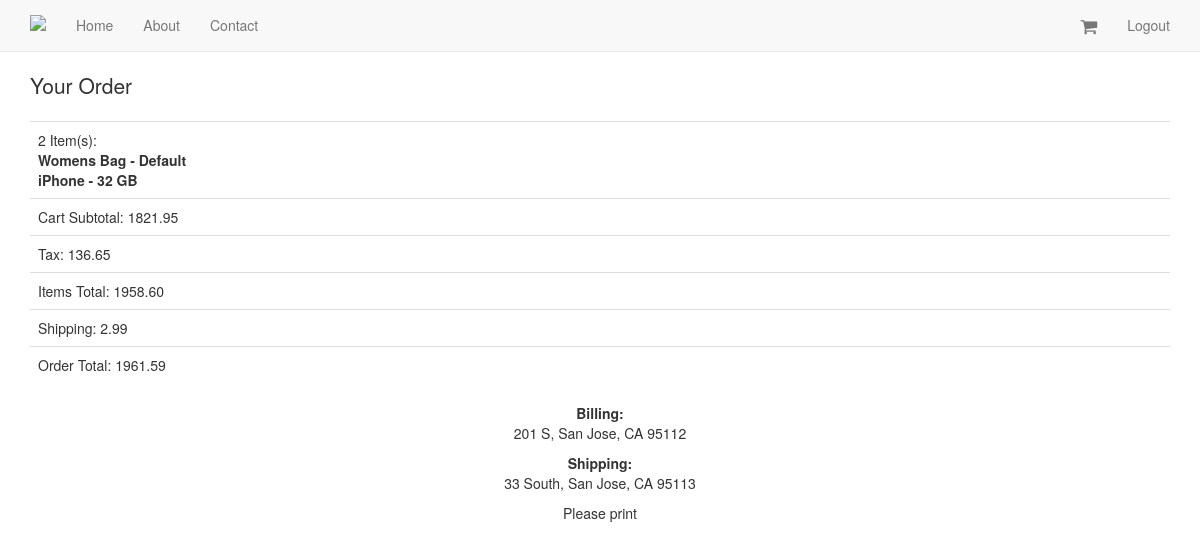
The app's page /orders/5/ (signed in) with its own data.
### orders/models.py (models this page shows, shortened)
class Order(models.Model):
    status = models.CharField(max_length=10, choices=ORDER_STATUS_CHOICES, default='created')
    user = models.ForeignKey(UserCheckout, null=True)
    cart = models.ForeignKey(Cart)
    billing_address = models.ForeignKey(UserAddress, related_name='billing_address', null=True)
    shipping_address = models.ForeignKey(UserAddress, related_name='shipping_address', null=True)
    shipping_total_price = models.DecimalField(max_digits=20, decimal_places=2, default=2.99)
    order_total = models.DecimalField(max_digits=20, decimal_places=2,)
    order_id = models.CharField(max_length=20, null=True, blank=True)

class UserAddress(models.Model):
    user = models.ForeignKey(UserCheckout)
    addr_type = models.CharField(max_length=30, choices=ADDRESS_TYPE)
    street = models.CharField(max_length=40)
    zipcode = models.PositiveIntegerField()
    state = models.CharField(max_length=40)
    city = models.CharField(max_length=40)
    def get_address(self):
        return "%s, %s, %s %s" %(self.street, self.city, self.state, self.zipcode)

### carts/models.py (models this page shows, shortened)
class Cart(models.Model):
    user = models.ForeignKey(settings.AUTH_USER_MODEL, null=True, blank=True)
    items = models.ManyToManyField(Variation, through=CartItem)
    timestamp = models.DateTimeField(auto_now_add=True, auto_now=False)
    updated = models.DateTimeField(auto_now_add=False, auto_now=True)
    subtotal = models.DecimalField(max_digits=50, decimal_places=2, default=0.00)
    tax_percentage = models.DecimalField(max_digits=10, decimal_places=5, default=0.085)
    tax_total = models.DecimalField(max_digits=50, decimal_places=2, default=0.00)
    total = models.DecimalField(max_digits=50, decimal_places=2, default=0.00)

class CartItem(models.Model):
	cart = models.ForeignKey("Cart")
	item = models.ForeignKey(Variation)
	quantity = models.PositiveIntegerField(default=1)
	line_item_total = models.DecimalField(max_digits=10, decimal_places=2)

### products/models.py (models this page shows, shortened)
class Variation(models.Model):
    product = models.ForeignKey(Product)
    title = models.CharField(max_length=40)
    price = models.DecimalField(decimal_places=2, max_digits=20)
    sales_price = models.DecimalField(decimal_places=2, max_digits=20, null=True, blank=True)
    active = models.BooleanField(default=True)
    inventory = models.IntegerField(null=True, blank=True)
    def get_title(self):
        return "%s - %s"%(self.product.title, self.title)

class Product(models.Model):
    title = models.CharField(max_length=40)
    description = models.TextField(blank=True, null=True)
    price = models.DecimalField(decimal_places=2, max_digits=20)
    active = models.BooleanField(default=True)
    categories = models.ManyToManyField('Category', blank=True)
    default = models.ForeignKey('Category', related_name='default_category', null=True, blank=True)
    objects = ProductManager()

### orders/views.py (the view)
# urls.py: url(r'orders/(?P<pk>\d+)/$',OrderDetail.as_view(), name="order_detail"),
class OrderDetail(DetailView):
    model = Order
    def dispatch(self, request, *args, **kwargs):
        try:
            user_check_id = self.request.session.get("user_checkout_id")
            user_checkout = UserCheckout.objects.get(id=user_check_id)
        except UserCheckout.DoesNotExist:
            user_checkout = UserCheckout.objects.get(user=request.user)
        except:
            user_checkout = None
        obj = self.get_object()
        if obj.user == user_checkout and user_checkout is not None:
            return super(OrderDetail,self).dispatch(request, *args, **kwargs)
        else:
            raise Http404

### templates/orders/order_detail.html
{% extends "base.html" %}
{% block content %}
{% include "orders/order_summary_short.html" with order=order %}
<p>Please print</p>
{% endblock %}

### templates/orders/order_summary_short.html
<p class="lead">
        Your Order</p>
    <table class="table">
        <tr><td>{{ order.cart.cartitem_set.count }} Item(s):<br/>{% for i in order.cart.cartitem_set.all %}
        <b>{{ i.item.get_title }}</b><br/>{% endfor %} </td></tr>
        <tr><td>Cart Subtotal: {{ order.cart.subtotal }}</td></tr>
        <tr><td>Tax: {{ order.cart.tax_total }}</td></tr>
        <tr><td>Items Total: {{ order.cart.total }}</td></tr>
        <tr><td>Shipping: {{ order.shipping_total_price }}</td></tr>
        <tr><td>Order Total: {{ order.order_total }}</td></tr>
    </table>
</div>
<div class="col-sm-4 col-sm-offset-4 text-center">
    <p><b>Billing:</b><br/>
        {{ order.billing_address.get_address }}
    </p>
    <p><b>Shipping:</b><br/>
        {{ order.shipping_address.get_address }}
    </p>

### static_in_pro/our_static/css/navbar-static-top.css (style rules this page uses)
body { min-height: 2000px; }

### records on screen
Order: cart.cartitem_set.count "2", cart.subtotal "1821.95", cart.tax_total "136.65", cart.total "1958.60", shipping_total_price "2.99", order_total "1961.59", billing_address.get_address "201 S, San Jose, CA 95112", shipping_address.get_address "33 South, San Jose, CA 95113"
CartItem: item.get_title "Womens Bag - Default"
CartItem: item.get_title "iPhone - 32 GB"
